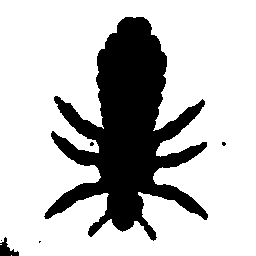
#> input picture images/gambar1.bmp, 256 x 256 px
$ jupyter execute deteksi_tepi.ipynb
#> lines starting #> are read from the running program, lines starting #| are printed output that depends on the picture; after the words box and inside, x2 and y2 are one past the last pixel; in counts of white or black regions, pixels touching at a corner belong together
[cell 1]
import cv2
import matplotlib.pyplot as plt
import numpy as np

[cell 2]
img = cv2.imread('images/gambar1.bmp')
#> img is the input picture: shape (256, 256, 3); 75.7% white; 6 black regions (4 under 20 px), largest, box (x1, y1, x2, y2) and area: (44, 17, 208, 241) 15687, (0, 237, 19, 256) 176

[cell 3]
print(img)
#> (printed output is left out)

[cell 4]
img.shape
#> Out = (256, 256, 3)

# Display

[cell 5]
plt.imshow(img)
plt.show()

# Conversi BGR to GRAYSCALE

[cell 6]
img_gray = cv2.cvtColor(img, cv2.COLOR_BGR2GRAY)

[cell 7]
img_gray.shape
#> Out = (256, 256)

[cell 8]
plt.imshow(img_gray, cmap='gray')
plt.show()

# Deteksi Tepi

[cell 9]
deteksi_tepi = np.zeros_like(img_gray)

threshold = 50

[cell 10]
for y in range(img_gray.shape[0] - 1):
    for x in range(img_gray.shape[1] -1):
        dx = int(img_gray[y,x+1]) - int(img_gray[y,x-1])
        dy = int(img_gray[y+1,x]) - int(img_gray[y-1,x])

        total_gradien = np.sqrt(dx**2 + dy**2)

        if(total_gradien > threshold):
            deteksi_tepi[y,x] = 255
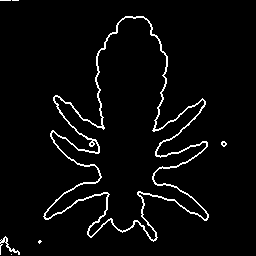
#> deteksi_tepi: shape (256, 256); 3.8% white in thin lines or dots, all inside (x1, y1, x2, y2) = (0, 0, 227, 255)


$ run again, with images/daun.png saved as images/gambar1.bmp
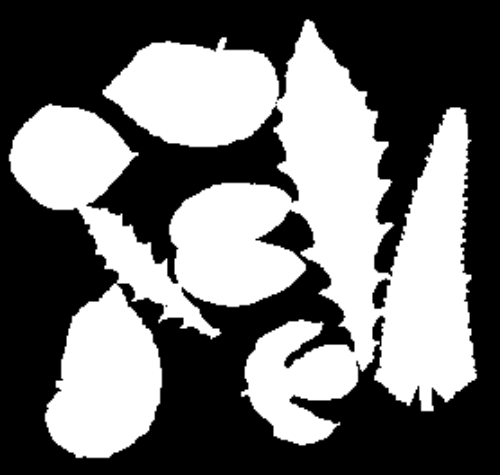
#> input picture images/daun.png, 500 x 475 px
#> img is the input picture: shape (475, 500, 3); mean B, G, R 112, 112, 112.5
#> (printed output is left out)
#> after the loop `for y in range(img_gray.shape[0] - 1):`:
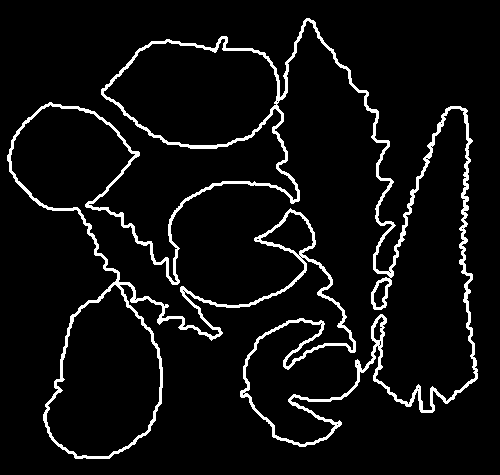
#> deteksi_tepi: shape (475, 500); 6.1% white; 1 white region, box (x1, y1, x2, y2) and area: (7, 18, 478, 459) 14568
